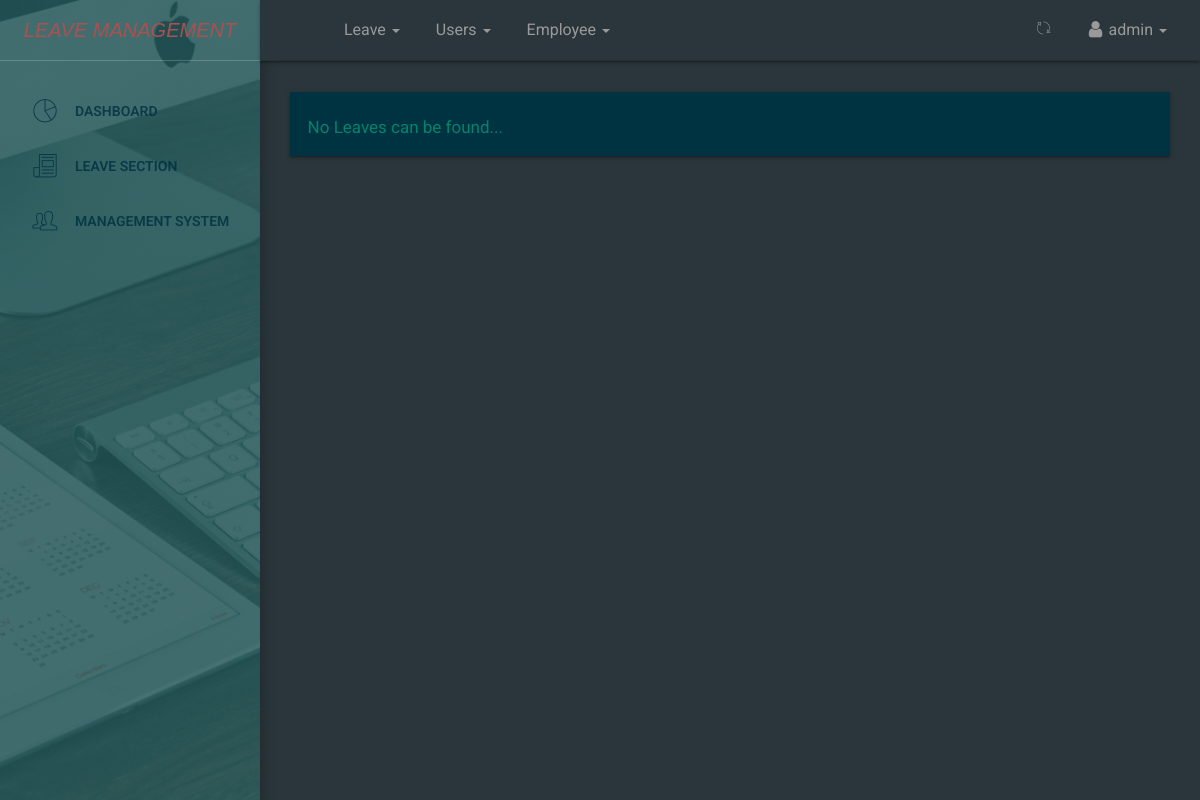
Before: /dashboard/leaves/view/table/ (signed in) with the older database file.
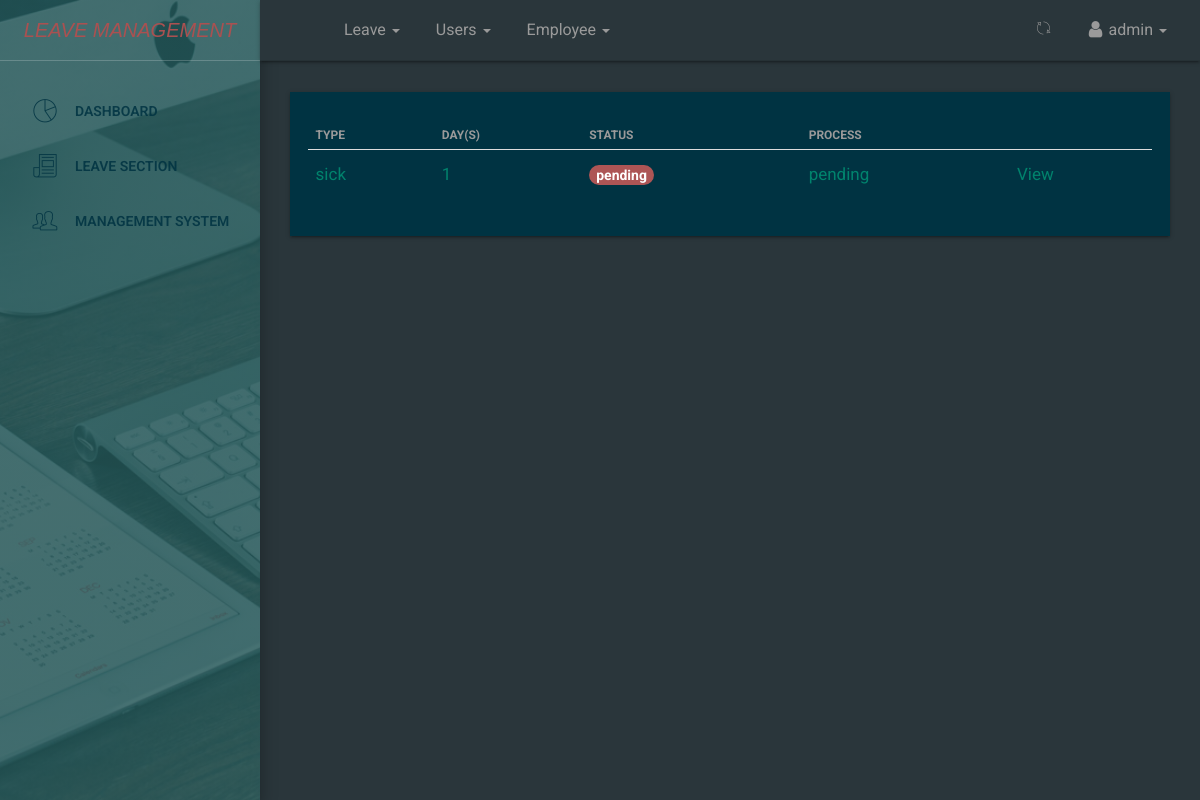
After: the same page with the newer database file.
### leave/models.py (models this page shows, shortened)
class Leave(models.Model):
	name = models.ForeignKey(Employees_info,on_delete=models.CASCADE,default=1)
	user = models.ForeignKey(User,on_delete=models.CASCADE,default=1)
	startdate = models.DateField(verbose_name=_('Start Date'),help_text='leave start date is on ..',null=True,blank=False)
	enddate = models.DateField(verbose_name=_('End Date'),help_text='coming back on ...',null=True,blank=False)
	leavetype = models.CharField(choices=LEAVE_TYPE,max_length=25,default=SICK,null=True,blank=False)
	reason = models.CharField(verbose_name=_('Reason for Leave'),max_length=255,help_text='add additional information for leave',null=True,blank=True)
	defaultdays = models.PositiveIntegerField(verbose_name=_('Leave days per year counter'),default=DAYS,null=True,blank=True)
	status = models.CharField(max_length=100,default='pending') #pending,approved,rejected,cancelled
	is_approved = models.BooleanField(default=False) #hide
	Manger_approve_by = models.TextField(max_length=100,default='pending')
	updated = models.DateTimeField(auto_now=True, auto_now_add=False)
	created = models.DateTimeField(auto_now=False, auto_now_add=True)
	counter = models.IntegerField(default = 0)
	objects = LeaveManager()
	class Meta:
		verbose_name = _('Leave')
		verbose_name_plural = _('Leaves')
		ordering = ['-created'] #recent objects
	def __str__(self):
		return ('{0} - {1}'.format(self.leavetype,self.user))
	@property
	def leave_days(self):
		days_count = ''
		startdate = self.startdate
		enddate = self.enddate
		"""if startdate > enddate:
			return
		"""
		dates = (enddate - startdate)
		return dates.days
	@property
	def is_rejected(self):
		return self.status == 'rejected'

### dashboard/views.py (the view)
# urls.py: path('leaves/view/table/',views.view_my_leave_table,name='staffleavetable'),
@login_required(login_url='accounts:login')
def view_my_leave_table(request):
	if request.user.is_authenticated:
		user = request.user
		leaves = Leave.objects.filter(user = user)
		employee = Employee.objects.filter(user = user).first()
		print(leaves)
		dataset = dict()
		dataset['leave_list'] = leaves
		dataset['employee'] = employee
		dataset['title'] = 'Leaves List'
	else:
		return redirect('accounts:login')
	return render(request,'dashboard/staff_leaves_table.html',dataset)

### employee/managers.py (called while the page is built)
    def get_queryset(self):
        return super().get_queryset().filter(is_deleted=False)

### leave/manager.py (called while the page is built)
	def get_queryset(self):
		return super().get_queryset()

### templates/dashboard/staff_leaves_table.html (shortened to what this page needs)
{% extends '_layout.html' %}
 {% block navheader %}
 	{% include 'includes/navheader_employee_app.html' %}
 {% endblock %}
 {% block content %}
        <section class="content">
            <section class="container-fluid">
            	   <section class="row">
                        <section class="col col-sm-8 offset-sm-2">
                        </section>
                    </section>
                	<div class="table-responsive table-shadow", style="background-color:#003342"">
                		{% if leave_list %}
                		<table class="table">
							  <thead>
							    <tr>
							      <th scope="col"><b>Type</b></th>
							      <th scope="col"><b>Day(s)</b></th>
							      <th scope="col"><b>Status</b></th>
								  <th scope="col"><b>Process</b></th>
							    </tr>
							  </thead>
							  <tbody>
							  	{% for leave in leave_list %}
							    <tr>
							      <td>{{ leave.leavetype}}</td>
							      <td>{{ leave.leave_days }}</td>
							      {% if leave.is_approved %}
							      <td ><span class="badge badge-success" style="background-color:#00836d; font-size: 14px;">{{ leave.status }}</span></td>
								  {% elif leave.is_rejected %}
							      <td ><span class="badge badge-warning" style="background-color:#ad5555; font-size: 14px;">{{ leave.status }}</span></td>
								  {% else %}
							      <td ><span class="badge badge-warning" style="background-color:#ad5555; font-size: 14px;">{{ leave.status }}</span></td>
							      {% endif %}
								  <td>{{ leave.Manger_approve_by }}</td>
							      <td>
							      	<a href="{% url 'dashboard:userleaveview' leave.id %}" style="color: #00836d;">
							      	    View
							      	</a>
							      </td>
							    </tr>
							    {% endfor %}
							  </tbody>
						</table>
						{% else %}
						<span>No Leaves can be found...</span>
						{% endif %}
					</div>
            </section>
        </section>
 {% endblock %}

Changed rows visible on the page:
added Leave: leavetype "sick", leave_days "1", status "pending", Manger_approve_by "pending"
Other visible differences:
text no longer shown: "No Leaves can be found..."
text now shown: "TYPE DAY(S) STATUS PROCESS"
